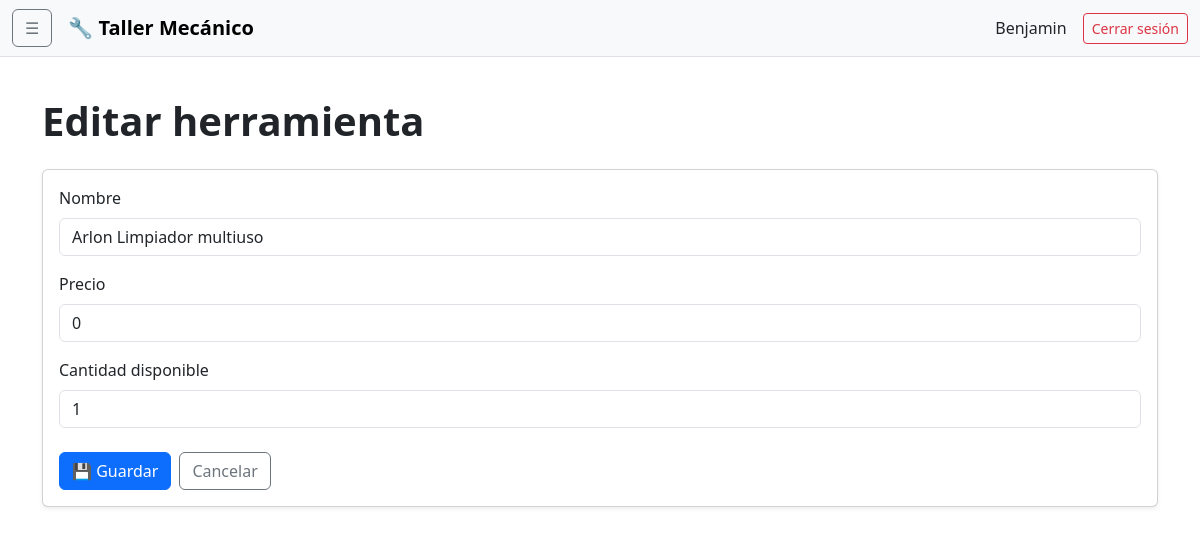
/herramientas/4/editar/ (signed in), run on an earlier commit of the app's database.
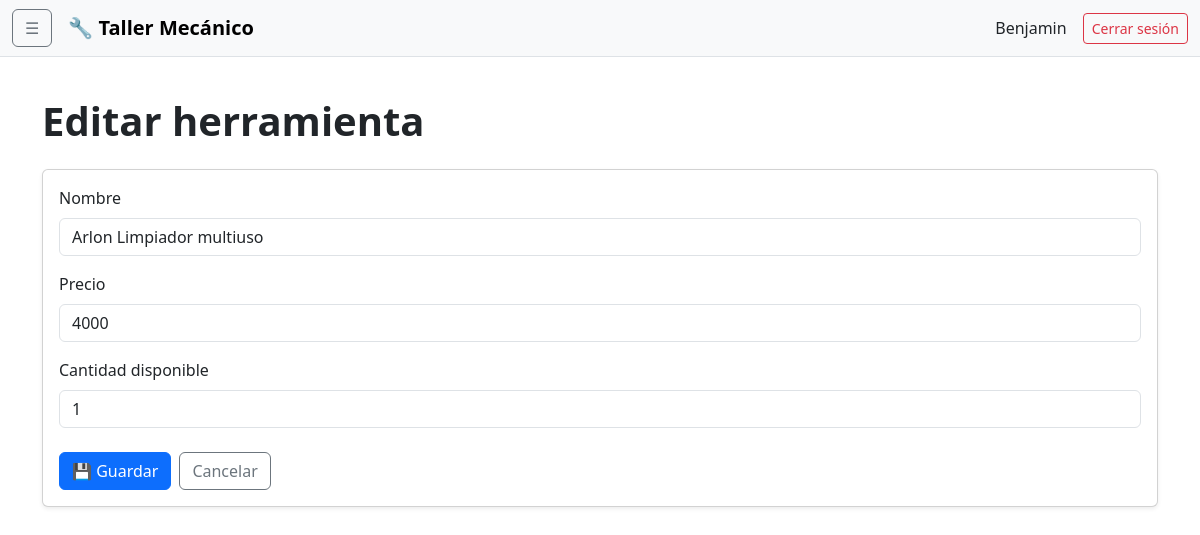
And on a later commit of the database.
### adminTaller/models.py (models this page shows)
class Herramienta(models.Model):
    nombre = models.CharField(max_length=100)
    precio = models.PositiveBigIntegerField(default=0)
    cantidad = models.PositiveIntegerField(default=0)

### adminTaller/views.py (the view)
# urls.py: path("herramientas/<int:pk>/editar/", views.herramienta_editar, name="herramienta_editar"),
@login_required
def herramienta_editar(request, pk):
    herramienta = get_object_or_404(
        Herramienta,
        pk=pk
    )
    if request.method == "POST":
        form = HerramientaForm(
            request.POST,
            instance=herramienta
        )
        if form.is_valid():
            form.save()
            messages.success(
                request,
                f"Herramienta '{herramienta.nombre}' actualizada correctamente."
            )
            return redirect("herramientas_lista")
    else:
        form = HerramientaForm(
            instance=herramienta
        )
    return render(
        request,
        "herramientas/formulario.html",
        {
            "form": form,
            "herramienta": herramienta
        }
    )

### adminTaller/forms.py
class HerramientaForm(BootstrapModelForm):
    class Meta:
        model = Herramienta
        fields = [
            "nombre",
            "precio",
            "cantidad",
        ]

### adminTaller/templates/herramientas/formulario.html (shortened to what this page needs)
{% extends "base.html" %}
{% block content %}
<div class="mb-4">
    <h1 class="fw-bold">
        {% if herramienta %}
            Editar herramienta
        {% else %}
            Nueva herramienta
        {% endif %}
    </h1>
</div>
<div class="card shadow-sm">
    <div class="card-body">
        <form method="post">
            <div class="mb-3">
                <label
                    for="{{ form.nombre.id_for_label }}"
                    class="form-label"
                >
                    Nombre
                </label>
                {{ form.nombre }}
            </div>
            <div class="mb-3">
                <label
                    for="{{ form.descripcion.id_for_label }}"
                    class="form-label"
                >
                    Precio
                </label>
                {{ form.precio }}
            </div>
            <div class="mb-4">
                <label
                    for="{{ form.cantidad.id_for_label }}"
                    class="form-label"
                >
                    Cantidad disponible
                </label>
                {{ form.cantidad }}
            </div>
            <div class="d-flex gap-2">
                <button
                    type="submit"
                    class="btn btn-primary"
                >
                    💾 Guardar
                </button>
                <a
                    href="{% url 'herramientas_lista' %}"
                    class="btn btn-outline-secondary"
                >
                    Cancelar
                </a>
            </div>
        </form>
    </div>
</div>
{% endblock %}

### adminTaller/templates/base.html (shortened to what this page needs)
{% load static %}
<!DOCTYPE html>
<html lang="es" data-bs-theme="light">
<head>
    <link
        href="https://cdn.jsdelivr.net/npm/bootstrap@5.3.3/dist/css/bootstrap.min.css"
        rel="stylesheet"
    >
</head>
<body>
<nav class="navbar navbar-expand-lg bg-body-tertiary border-bottom sticky-top">
    <div class="container-fluid">
        <button
            class="btn btn-outline-secondary me-3"
            type="button"
            data-bs-toggle="offcanvas"
            data-bs-target="#menuLateral"
            aria-controls="menuLateral"
        >
            ☰
        </button>
        <a class="navbar-brand fw-bold" href="#">
            🔧 Taller Mecánico
        </a>
        <div class="ms-auto d-flex align-items-center gap-3">
            <span class="d-none d-md-inline">
                {{ user.get_username }}
            </span>
            <form method="post" action="{% url 'logout' %}">
                <button class="btn btn-outline-danger btn-sm">
                    Cerrar sesión
                </button>
            </form>
        </div>
    </div>
</nav>
<main class="container py-4">
    {% block content %}
    {% endblock %}
</main>
</body>
</html>

### adminTaller/templates/base.html (style rules this page uses)
body { min-height: 100vh; }

What changed in the data, as far as the page shows it:
changed Herramienta "Arlon Limpiador multiuso": precio "0" → "4000"
